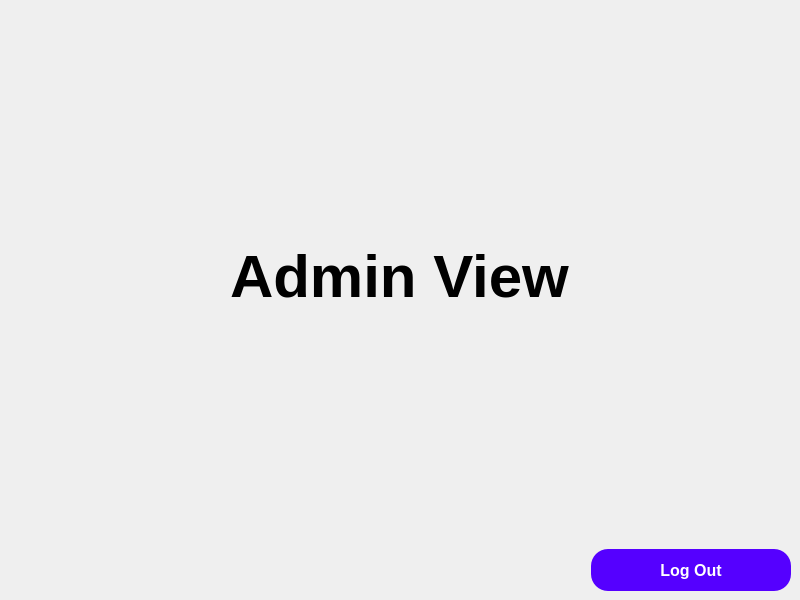
<?xml version="1.0" encoding="UTF-8"?>
<ui version="4.0">
 <class>MainWindow</class>
 <widget class="QMainWindow" name="MainWindow">
  <property name="geometry">
   <rect>
    <x>0</x>
    <y>0</y>
    <width>800</width>
    <height>600</height>
   </rect>
  </property>
  <property name="windowTitle">
   <string>MainWindow</string>
  </property>
  <widget class="QWidget" name="centralwidget">
   <layout class="QVBoxLayout" name="verticalLayout">
    <item alignment="Qt::AlignHCenter|Qt::AlignVCenter">
     <widget class="QLabel" name="label">
      <property name="font">
       <font>
        <pointsize>45</pointsize>
        <weight>75</weight>
        <bold>true</bold>
       </font>
      </property>
      <property name="text">
       <string>Admin View</string>
      </property>
     </widget>
    </item>
    <item alignment="Qt::AlignRight">
     <widget class="QPushButton" name="pushButton">
      <property name="font">
       <font>
        <pointsize>12</pointsize>
        <weight>75</weight>
        <bold>true</bold>
       </font>
      </property>
      <property name="styleSheet">
       <string notr="true">width:200px;
height: 42px;
background-color: rgb(85, 0, 255);
color: rgb(255, 255, 255);
border-radius: 17%;</string>
      </property>
      <property name="text">
       <string>Log Out</string>
      </property>
     </widget>
    </item>
   </layout>
  </widget>
 </widget>
 <resources/>
 <connections/>
</ui>
